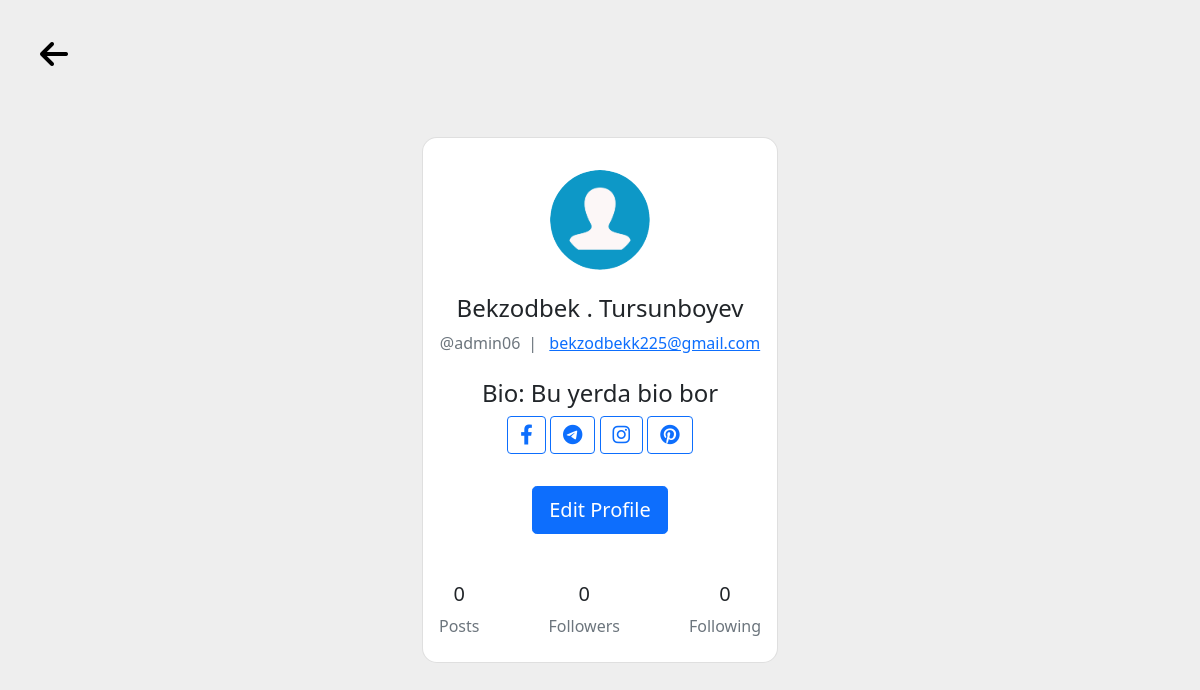
The page /profile/ (signed in) on the database its author committed.
### dictionary/models.py (models this page shows)
class MyUser(AbstractUser):
    first_name = models.CharField(max_length=50, null=True, blank=True)
    last_name = models.CharField(max_length=50, null=True, blank=True)
    email = models.EmailField(max_length=50, null=True, blank=True)
    bio = models.CharField(max_length=70, null=True, blank=True)
    img = models.ImageField(null=True, blank=True)
    facebook = models.CharField(max_length=70, null=True, blank=True)
    telegram = models.CharField(max_length=70, null=True, blank=True)
    instagram = models.CharField(max_length=70, null=True, blank=True)
    pinterest = models.CharField(max_length=70, null=True, blank=True)
    website = models.CharField(max_length=100, null=True, blank=True)

### dictionary/views.py (the view)
# urls.py: path("profile/", Profile.as_view(), name="profile"),
class Profile(generic.TemplateView):
    template_name = "profile/profile.html"

### templates/profile/profile.html (shortened to what this page needs)
{% load static %}
{% if  request.user.is_authenticated %}
<!DOCTYPE html>
<html lang="en">
<head>
    <link href="https://cdn.jsdelivr.net/npm/bootstrap@5.0.2/dist/css/bootstrap.min.css" rel="stylesheet">
    <link rel="stylesheet" href="https://cdnjs.cloudflare.com/ajax/libs/font-awesome/6.1.2/css/all.min.css" />
</head>
<body>
  <section class="vh-100" style="background-color: #eee;">
    <a class="gohome" href="{% url 'app:home' %}"><i class="fa-solid fa-arrow-left"></i></a>
        <div class="container py-5 h-100">
          <div class="row d-flex justify-content-center align-items-center h-100">
            <div class="col-md-12 col-xl-4">
              <div class="card" style="border-radius: 15px;">
                <div class="card-body text-center">
                  <div class="mt-3 mb-4">
                    {% if request.user.img %}
                    <img src="{{ request.user.img.url }}"
                      class="rounded-circle img-fluid" style="width: 100px;" />
                      {% endif %}
                  </div>
                  <h4 class="mb-2">{% if request.user.first_name %}{{ request.user.first_name }}{% endif %} . {% if request.user.last_name %}{{ request.user.last_name }}{% endif %} </h4>
                  <p class="text-muted mb-4">@{{request.user.username }}<span class="mx-2">|</span> <a
                      href="mailto:{{ request.user.email }}">{{ request.user.email }}</a></p>
                      <div class="flex">
                        {% if request.user.bio %}
                        <h4>Bio: {{ request.user.bio }}</h4>
                        {% endif %}
                      </div>
                  <div class="mb-4 pb-2">
                    {% if request.user.facebook %}
                    <a href="https://fb.com/{{ request.user.facebook }}" target="_blank" class="btn btn-outline-primary btn-floating">
                      <i class="fab fa-facebook-f fa-lg"></i>
                    </a>
                    {% endif %}
                    {% if request.user.telegram %}
                    <a href="https://t.me/{{ request.user.telegram }}" target="_blank" class="btn btn-outline-primary btn-floating">
                      <i class="fab fa-telegram fa-lg"></i>
                    </a>
                    {% endif %}
                    {% if request.user.instagram %}
                    <a href="https://instagram.com/{{ request.user.instagram }}" target="_blank" class="btn btn-outline-primary btn-floating">
                      <i class="fab fa-instagram fa-lg"></i>
                    </a>
                    {% endif %}
                    {% if  request.user.pinterest %}
                    <a href="https://pinterest.com/{{ request.user.pinterest }}" target="_blank" class="btn btn-outline-primary btn-floating">
                      <i class="fab fa-pinterest fa-lg"></i>
                    </a>
                    {% endif %}
                  </div>
                  <a href="{% url 'app:settings' %}" class="btn btn-primary btn-rounded btn-lg">
                    Edit Profile
                  </a>
                  <div class="d-flex justify-content-between text-center mt-5 mb-2">
                    <div>
                      <p class="mb-2 h5">0</p>
                      <p class="text-muted mb-0">Posts</p>
                    </div>
                    <div class="px-3">
                      <p class="mb-2 h5">0</p>
                      <p class="text-muted mb-0">Followers</p>
                    </div>
                    <div>
                      <p class="mb-2 h5">0</p>
                      <p class="text-muted mb-0">Following</p>
                    </div>
                  </div>
                </div>
              </div>
            </div>
          </div>
        </div>
      </section>
</body>
</html>
{% endif %}

### templates/profile/profile.html (style rules this page uses)
.gohome { position: fixed; top: 30px; text-decoration: none; color: black; left: 40px; font-size: 2rem; }

### rows shown on the page
MyUser: user.img (placeholder picture), user.first_name "Bekzodbek", user.last_name "Tursunboyev", user.username "admin06", user.email "bekzodbekk225@gmail.com", user.bio "Bu yerda bio bor"
